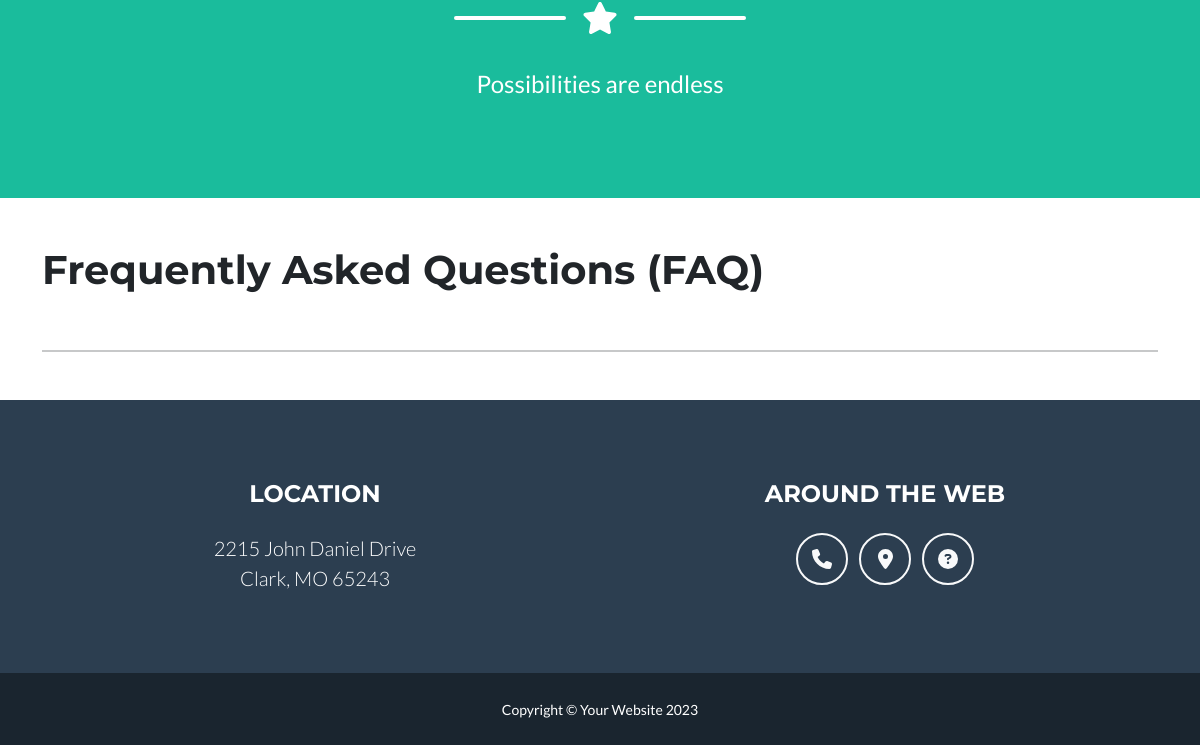
The app's page /faqs/ (lower part), older data.
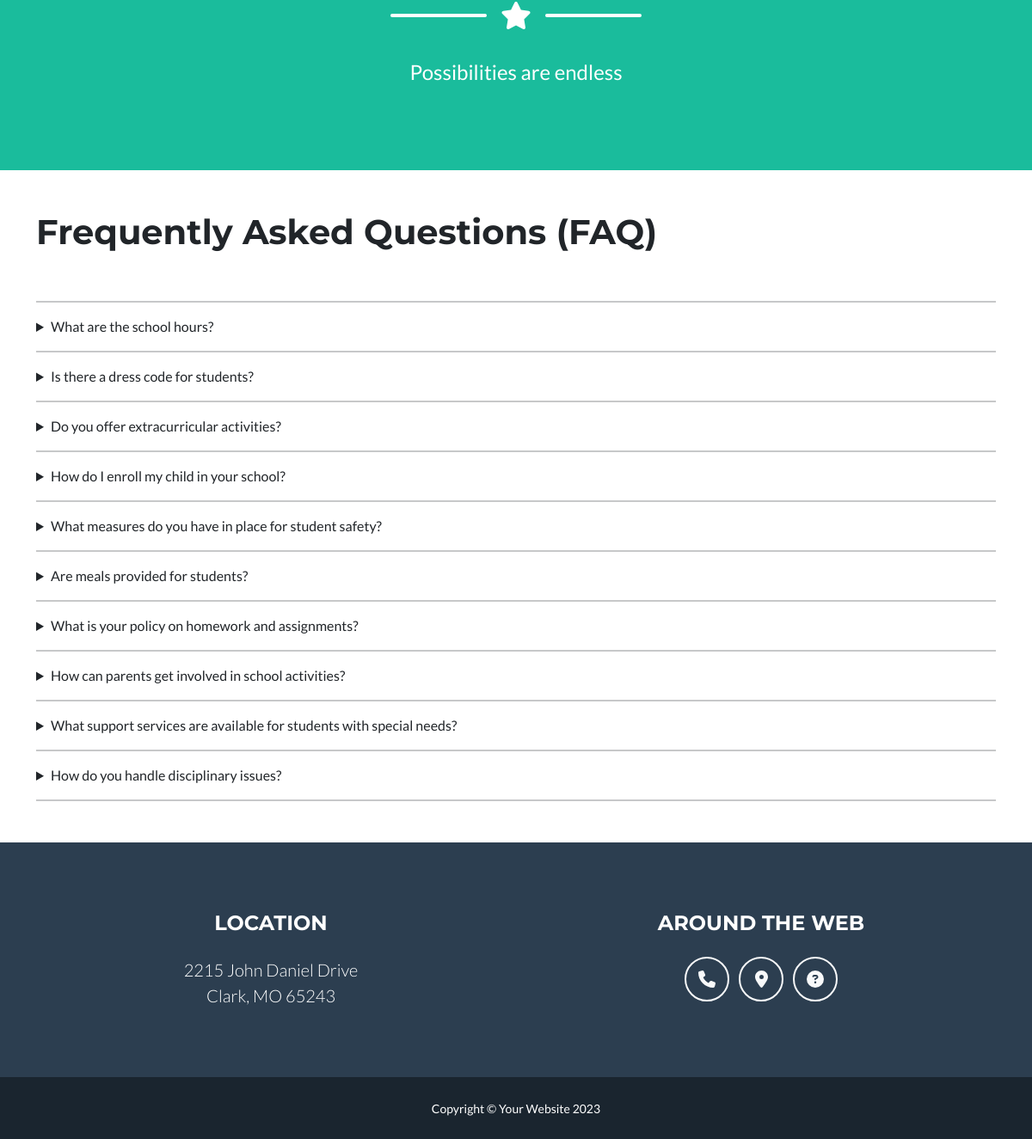
The same page, newer data.
### school/models.py (models this page shows)
class FAQs(models.Model):
    question = models.TextField()
    answer = models.TextField()
    status = models.BooleanField(default=True)
    class Meta:
        verbose_name_plural = 'FAQs'

### school/views.py (the view)
# urls.py: path('faqs/', views.faqs, name='faqs'),
def faqs(request):
    data = FAQs.objects.filter(status=True)
    return render(request, 'faqs.html', {'data': data})

### school/templates/faqs.html (shortened to what this page needs)
{% extends 'layout.html' %}
{% load static %}
{% block 'style' %}
<link rel="stylesheet" href="{% static 'css/about.css' %}">
{% endblock %}
{% block 'content' %}
    <div class="main">
        <header class="masthead bg-primary text-white text-center">
            <div class="container d-flex align-items-center flex-column">
                <div class="divider-custom divider-light">
                    <div class="divider-custom-line"></div>
                    <div class="divider-custom-icon"><i class="fas fa-star"></i></div>
                    <div class="divider-custom-line"></div>
                </div>
                <p class="masthead-subheading font-weight-light mb-0">Possibilities are endless</p>
            </div>
        </header>
        <div class="container content">
            <h1 class="mt-5 mb-3">Frequently Asked Questions (FAQ)</h1><br/>
            <hr>
            {% for i in data %}
                <details>
                    <summary>{{i.question}}</summary>
                    <br>
                </details>
                <hr>
            {% endfor %}
        </div>
    </div>
{% endblock %}

Row changes from the older to the newer data that the page shows:
added FAQs: question "What are the school hours?"
added FAQs: question "Is there a dress code for students?"
added FAQs: question "Do you offer extracurricular activities?"
added FAQs: question "How do I enroll my child in your school?"
added FAQs: question "What measures do you have in place for student safety?"
added FAQs: question "Are meals provided for students?"
added FAQs: question "What is your policy on homework and assignments?"
added FAQs: question "How can parents get involved in school activities?"
added FAQs: question "What support services are available for students with special needs?"
added FAQs: question "How do you handle disciplinary issues?"
